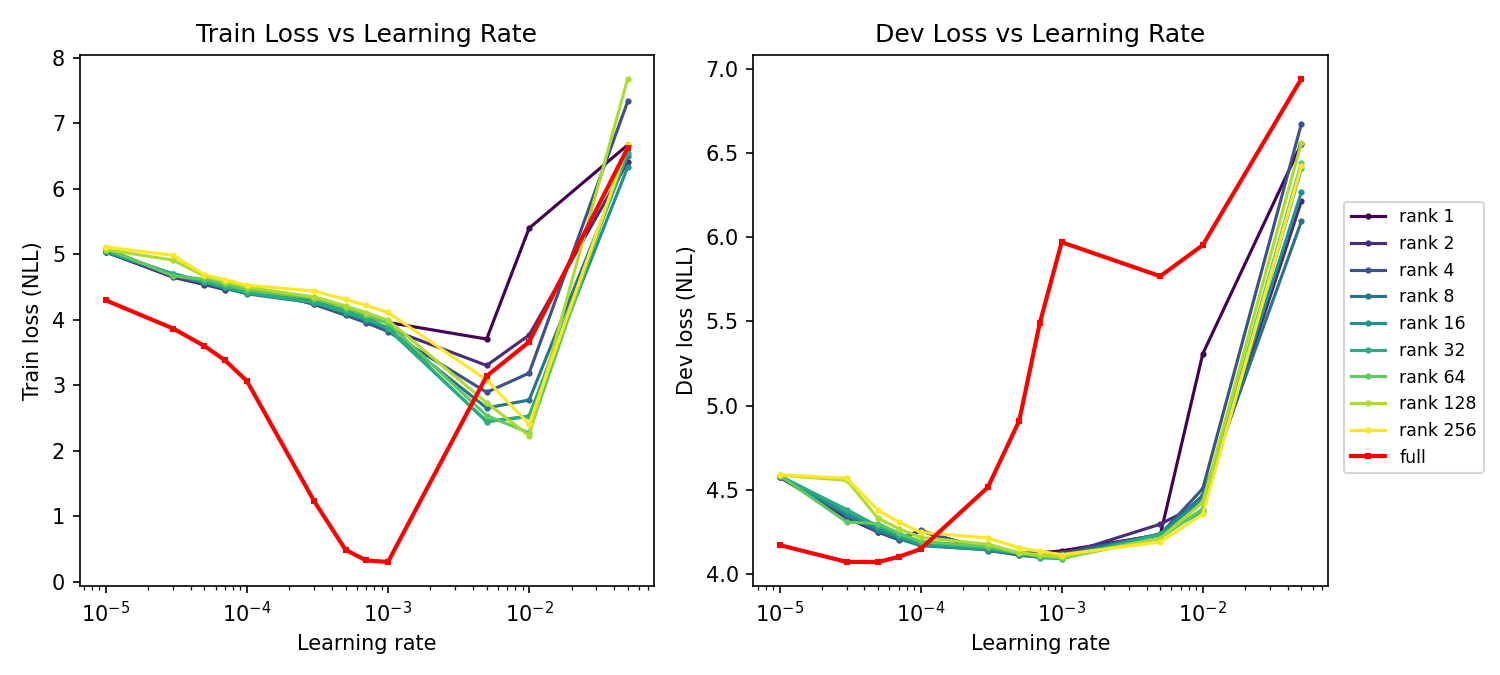

Generate this figure with Python:
#!/usr/bin/env python3
"""
Plot training loss (left) and dev loss (right) vs learning rate for batch size 16.
Combined figure with one row of two subplots; legend on the right, not overlaying either plot.
"""

import json
import os
import matplotlib.pyplot as plt

def main():
    script_dir = os.path.dirname(os.path.abspath(__file__))
    sweep_path = os.path.join(script_dir, "..", "sweep_results.json")
    with open(sweep_path, "r") as f:
        results = json.load(f)

    batch16 = [
        r for r in results
        if r.get("batch_size") == 16 and "train_nll" in r and "dev_nll" in r and "alpha" not in r and 'layer' not in r
    ]

    numeric = [r for r in batch16 if isinstance(r["lora_rank"], (int, float))]
    full_runs = [r for r in batch16 if r.get("lora_rank") == "full"]

    def final_train_nll(r):
        tnll = r["train_nll"]
        return tnll[-1] if isinstance(tnll, list) and tnll else None

    def dev_nll(r):
        return r.get("dev_nll")

    ranks = sorted(set(r["lora_rank"] for r in numeric))
    n_ranks = len(ranks)
    cmap = plt.get_cmap("viridis")
    colors = {rank: cmap(i / max(n_ranks - 1, 1)) for i, rank in enumerate(ranks)}

    fig, (ax_train, ax_dev) = plt.subplots(1, 2, figsize=(10, 4.5))
    legend_handles = []
    legend_labels = []

    for rank in ranks:
        points = [
            (r["lr"], final_train_nll(r))
            for r in numeric
            if r["lora_rank"] == rank and final_train_nll(r) is not None
        ]
        points.sort(key=lambda x: x[0])
        if not points:
            continue
        lrs, losses = zip(*points)
        (h,) = ax_train.plot(lrs, losses, "o-", color=colors[rank], label=f"rank {rank}", markersize=2)
        legend_handles.append(h)
        legend_labels.append(f"rank {rank}")

    if full_runs:
        points = [
            (r["lr"], final_train_nll(r))
            for r in full_runs
            if final_train_nll(r) is not None
        ]
        points.sort(key=lambda x: x[0])
        if points:
            lrs, losses = zip(*points)
            (h,) = ax_train.plot(lrs, losses, "s-", color="red", label="full", markersize=2, linewidth=2)
            legend_handles.append(h)
            legend_labels.append("full")

    ax_train.set_xlabel("Learning rate")
    ax_train.set_ylabel("Train loss (NLL)")
    ax_train.set_title("Train Loss vs Learning Rate")
    ax_train.set_xscale("log")

    for rank in ranks:
        points = [
            (r["lr"], dev_nll(r))
            for r in numeric
            if r["lora_rank"] == rank and dev_nll(r) is not None
        ]
        points.sort(key=lambda x: x[0])
        if not points:
            continue
        lrs, losses = zip(*points)
        ax_dev.plot(lrs, losses, "o-", color=colors[rank], markersize=2)

    if full_runs:
        points = [
            (r["lr"], dev_nll(r))
            for r in full_runs
            if dev_nll(r) is not None
        ]
        points.sort(key=lambda x: x[0])
        if points:
            lrs, losses = zip(*points)
            ax_dev.plot(lrs, losses, "s-", color="red", markersize=2, linewidth=2)

    ax_dev.set_xlabel("Learning rate")
    ax_dev.set_ylabel("Dev loss (NLL)")
    ax_dev.set_title("Dev Loss vs Learning Rate")
    ax_dev.set_xscale("log")

    plt.tight_layout(rect=[0, 0, 0.9, 1])
    fig.legend(
        legend_handles,
        legend_labels,
        loc="center left",
        bbox_to_anchor=(0.89, 0.5),
        fontsize="small",
    )
    out_path = os.path.join(script_dir, "lora_curves_train_dev_loss.png")
    plt.savefig(out_path, dpi=150)
    print(f"Saved {out_path}")
    plt.show()


if __name__ == "__main__":
    main()
